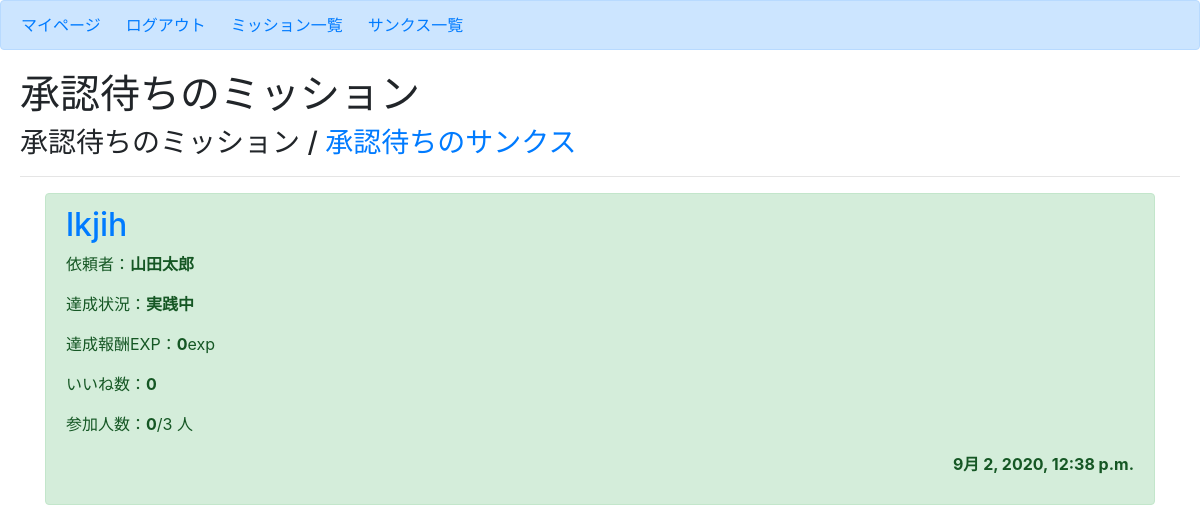
The app's page /mission/mission_approval/ (signed in) with its own data.
### mission/models.py (models this page shows, shortened)
class Mission(models.Model):
    author = models.ForeignKey(User, on_delete=models.CASCADE)
    title = models.CharField(max_length=100)
    content = models.TextField()
    date_posted = models.DateTimeField(default=timezone.now)
    mission_flg = models.IntegerField(choices=EXAMPLE_FLG, default=0)    # 達成状況(0:実践中 / 1:達成)
    cost_exp = models.IntegerField(default=3)                            # 作成時に消費されるポイント(使えていない)
    success_exp = models.IntegerField(default=0)                        # クリア報酬ポイント
    good_count = models.IntegerField(default=0)                          # いいね数
    participants = models.IntegerField(default=0)                        # 参加者数
    participants_limit = models.IntegerField(default=0)                  # 参加人数制限
    participants_list_text = models.CharField(max_length=200, default='')# 参加者リスト(文字列で保存)
    participants_list = models.ManyToManyField(Profile)                  # 参加者リスト(他対他)
    approval = models.IntegerField(choices=EXAMPLE_APPROVAL, default=0)  # 承認状況

### mission/views.py (the view)
# urls.py: path('mission/mission_approval/',views.MissionWaitingListView.as_view(),name='mission-waiting'),
class MissionWaitingListView(ListView):
    model = Mission
    template_name = 'mission/mission_waiting.html'
    context_object_name = 'missions'
    ordering = ['-date_posted']
    def get_context_data(self, **kwargs):
        context = super(MissionWaitingListView, self).get_context_data(**kwargs)
        profile = Profile.objects.get(user=self.request.user)
        not_approval = Mission.objects.filter(approval=0)
        context["profile"] = profile
        context['not_approval'] = not_approval
        return context

### mission/templates/mission/mission_waiting.html (shortened to what this page needs)
{% extends 'mission/base.html' %}
{% block body %}
<h1>承認待ちのミッション</h1>
<div>
    <h3>承認待ちのミッション / <a href="{% url 'thanks-waiting' %}">承認待ちのサンクス</a></h3>
    {% for mission in missions %}
        {% if mission.get_approval_display == '承認待ち' %}
            <hr>
            <div class='container'>
                <div class="alert alert-success" role="alert">
                    <h2 class="text-left"><a href="{% url 'mission-detail' mission.id %}">{{ mission.title }}</a></h2>
                    <p class="text-left">依頼者：<b>{{ mission.author }}</b></p>
                    <p class="text-left">達成状況：<b>{{ mission.get_mission_flg_display }}</b></p>
                    <p class="text-left">達成報酬EXP：<b>{{ mission.success_exp }}</b>exp</p>
                    <p class="text-left">いいね数：<b>{{ mission.good_count }}</b></p>
                    <p class="text-left">参加人数：<b>{{ mission.participants }}</b>/{{ mission.participants_limit }} 人</p>
                    <p class="text-right"><b>{{ mission.date_posted }}</b></p>
                </div>
            </div>
        {% endif %}
    {% endfor %}
</div>
{% endblock body %}

### records on screen
Mission: title "lkjih", author "山田太郎", mission_flg "実践中", success_exp "0", good_count "0", participants "0", participants_limit "3", date_posted "9月 2, 2020, 12:38 p.m."
